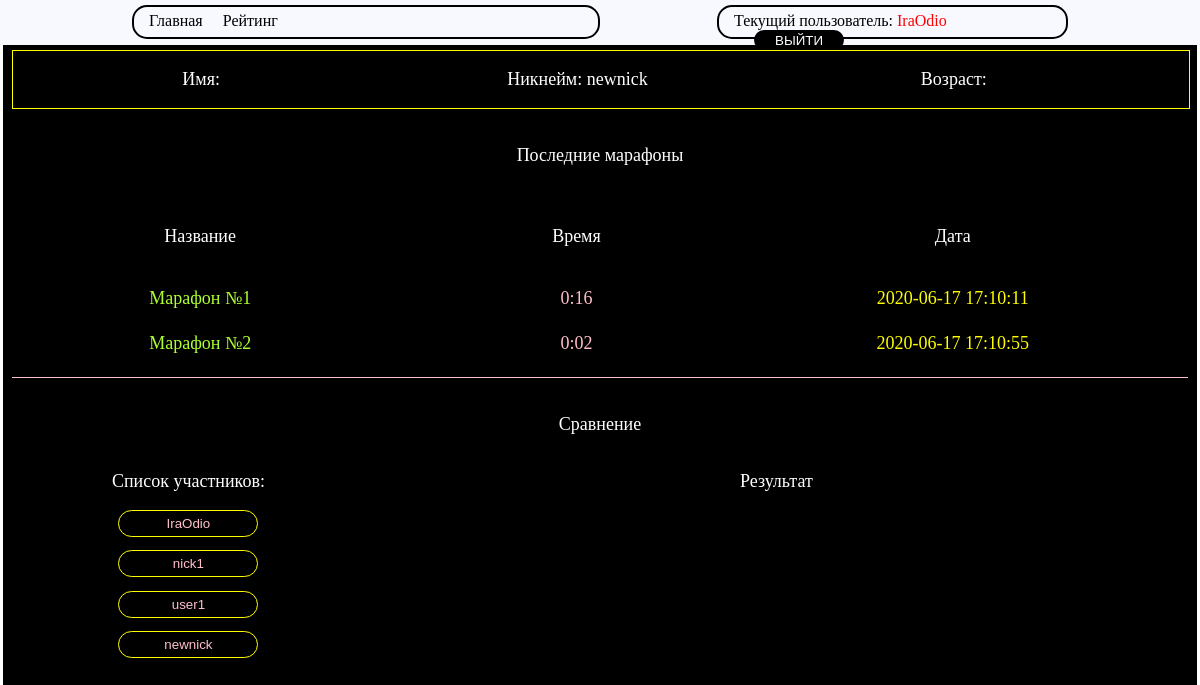
The app's page /profile.php?us=5 (signed in) with its own data.
### tables this page shows
CREATE TABLE `user` (
  `id` int(11) NOT NULL,
  `id_account` int(11) NOT NULL,
  `name` varchar(30) DEFAULT NULL,
  `nickname` varchar(30) DEFAULT NULL,
  `age` int(11) DEFAULT NULL,
  `self` text DEFAULT NULL,
  `email` varchar(30) DEFAULT NULL
);

CREATE TABLE `stat` (
  `id` int(11) NOT NULL,
  `id_user` int(11) NOT NULL,
  `nickname` varchar(30) NOT NULL,
  `maraphon` varchar(30) NOT NULL,
  `score` varchar(30) NOT NULL,
  `date_at` timestamp NOT NULL
);

### backend/config/db.php (called while the page is built)
<?php
return [
    'xz' => 'mysql:host=localhost;dbname=goa',
    'user' =>'root',
    'password' =>''
];

### backend/classes/db.php (called while the page is built, shortened)
<?php
class db
{
    protected $pdo;
    protected static $instance;
    protected function __construct()
    {
        try{
            $db = $this->config = require __DIR__.'/../config/db.php';
            $options =[
                \PDO::ATTR_ERRMODE => \PDO::ERRMODE_EXCEPTION,
                \PDO::ATTR_DEFAULT_FETCH_MODE => \PDO::FETCH_ASSOC
            ];
            $this->pdo=new \PDO($db['xz'],$db['user'],$db['password'],$options);
        } catch (\PDOException $e){
            print "Error!: " . $e->getMessage();
        }
    }
    public static function getInstance(){
        if(self::$instance===null){
            self::$instance = new self;
        }
        return self::$instance;
    }
    public function query($sql,$params = []){
        $stmt = $this->pdo->prepare($sql);
        $res= $stmt->execute($params);
        if($res !==false){
            return $stmt->fetchAll();
        }
        return [];
    }
}

### backend/prolog2.php (called while the page is built, shortened)
<?php
$APPLICATION = db::getInstance();

### profile.php (the view, shortened to what this page needs)
<?php include 'backend/prolog2.php' ?>
<?php
$userId = $_GET['us'];
$profile = $APPLICATION->query("SELECT * from user where id = ?",[$userId]);
$stat = $APPLICATION->query("Select * from stat where id_user = ?",[$userId]);
$compares = $APPLICATION->query("Select id, nickname from user");
?>
<?php include 'template/header.php' ?>
<div class="content ProfileContent">
<div class="ProfilePage">
    <div class="ProfileRow">
        <div class="ProfileInfo">
            <?php foreach ($profile as $item): ?>
            <div class="ProfileName">
                Имя: <?= $item['name'] ?>
            </div>
            <div class="ProfileNickname">
                Никнейм: <?= $item['nickname'] ?>
            </div>
            <div class="ProfileAge">
                Возраст: <?= $item['age'] ?>
            </div>
            <?php endforeach; ?>
        </div>
    </div>
    <div class="ProfileRow">
        <div class="ProfileStat">
            <div class="ProfileStatTitle">
                Последние марафоны
            </div>
            <div class="ProfileStatResultTitle">
                <div class="ProfileStatColumn ProfileStatColumn-Maraphon">
                    Название
                </div>
                <div class="ProfileStatColumn ProfileStatColumn-Score">
                    Время
                </div>
                <div class="ProfileStatColumn ProfileStatColumn-Date">
                    Дата
                </div>
            </div>
            <?php foreach ($stat as $item): ?>
                <div class="ProfileStatResult">
                    <div class="ProfileStatColumn ProfileStatColumn-Maraphon-value">
                        <?= $item['maraphon'] ?>
                    </div>
                    <div class="ProfileStatColumn ProfileStatColumn-Score-value">
                        <?= $item['score'] ?>
                    </div>
                    <div class="ProfileStatColumn ProfileStatColumn-Date-value">
                        <?= $item['date_at'] ?>
                    </div>
                </div>
            <?php endforeach; ?>
        </div>
    </div>
    <div class="ProfileRow">
        <div class="ProfileCompare">
            <div class="ProfileCompareTitle">
                Сравнение
            </div>
            <div class="ProfileCompare-Row">
                <div class="ProfileCompare-Col-3">
                    <div class="ProfileCompare-ListProfiles">
                        <div class="ListProfiles-Title">
                            Список участников:
                        </div>
                        <div class="ListProfiles-Result">
                            <?php foreach ($compares as $item): ?>
                            <button data-us="<?=$item['id'] ?>" onclick="onclickCompare(this)" class="ListProfiles-ButtonProfile"><?=$item['nickname'] ?></button>
                            <?php endforeach; ?>
                        </div>
                    </div>
                </div>
                <div class="ProfileCompare-Col-7">
                    <div class="ListProfiles-Title">
                        Результат <div id="CompareNicknameResultJs" class="CompareNicknameResultJs"></div>
                    </div>
                    <div id="ProfileCompare-Result" class="ProfileCompare-Result">
                    </div>
                </div>
            </div>
        </div>
    </div>
</div>
</div>

### index.css (style rules this page uses)
:root { font-size: 16px; }
body { margin: 0;padding: 0; }

### template/style.css (style rules this page uses)
.content { padding:5px 9px; width: 98%;height: 100vh; margin: 0 auto; }
.ProfileContent { background-color: black; color:white; font-size: 18px; }
.ProfilePage { display: flex; flex-flow: column; }
.ProfileRow { display: flex; flex-flow: row wrap; flex:0 0 100%; }
.ProfileRow + .ProfileRow { margin-top: 1em; }
.ProfileInfo { flex: 0 0 100%; display: flex; flex-flow: row wrap; text-align: center; border:1px solid yellow; }
.ProfileInfo [class*="Profile"] { margin: 1em 0; }
.ProfileName,.ProfileNickname,.ProfileAge { flex: 0 0 32%; }
.ProfileStat { display: flex; flex-flow: row wrap; flex:0 0 100%; text-align: center; height: 250px; overflow: auto; border-bottom: 1px solid pink; }
.ProfileStatTitle { flex:0 0 100%; margin: 1em 0; }
.ProfileStatResult { flex: 0 0 100%; display: flex; flex-flow: row wrap; }
.ProfileStatResultTitle { flex: 0 0 100%; display: flex; flex-flow: row wrap; padding: 1em 0; }
.ProfileStatColumn { display: flex; flex-flow: column; flex: 0 0 32%; }
.ProfileStatColumn-Maraphon-value { color:greenyellow; }
.ProfileStatColumn-Score-value { color: pink; }
.ProfileStatColumn-Date-value { color:yellow; }
.ProfileCompare { display: flex; flex-flow: column; flex: 0 0 100%; text-align: center; }
.ProfileCompareTitle { margin: 1em 0; }
.ListProfiles-Title { margin: 1em 0; }
.ListProfiles-Result { display: inline-flex; flex-flow: column; overflow: auto; height: 150px; }
.ListProfiles-ButtonProfile { outline: none; border:1px solid yellow; padding: 5px 45px; background: black; color:pink; border-radius: 15px; cursor: pointer; transition: 0.7s; }
.ListProfiles-ButtonProfile + .ListProfiles-ButtonProfile { margin-top: 1em ; }
.ProfileCompare-Result { overflow: auto; height: 150px; }
.ProfileCompare-Row { display: flex; flex-flow: row wrap; flex:0 0 100%; }
.ProfileCompare-Col-3 { flex:0 0 30%; }
.ProfileCompare-Col-7 { flex:0 0 70%; }

### records on screen
user: nickname "newnick"
stat: maraphon "Марафон №1", score "0:16", date_at "2020-06-17 17:10:11"
stat: maraphon "Марафон №2", score "0:02", date_at "2020-06-17 17:10:55"
user: nickname "IraOdio"
user: nickname "nick1"
user: nickname "user1"

### other values on screen
$_SESSION['nickname'] "IraOdio"
